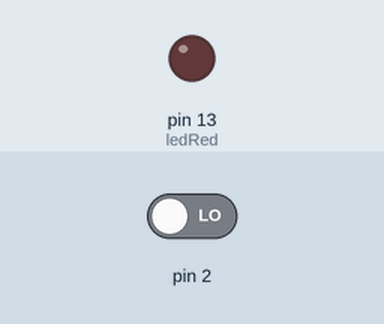
This sketch was run on a simulated Arduino Uno, built with avr-gcc and run on an emulated ATmega328P. Shown: output pins drawn as LEDs (lit = HIGH). The inputs (shaded band) are chosen by the test bench; at power-on: pin 2 LOW.

Above: at 1.2 s.
1.3 s: pin 2 driven HIGH
At 1.4 s:
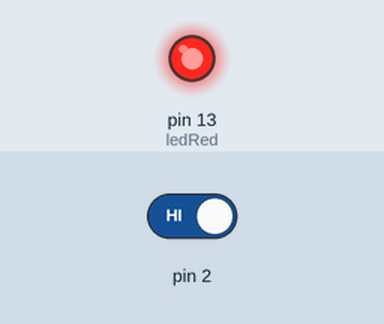
Timing chart, 0 to 4.3 s (numbered marks = the images above; inputs shaded):
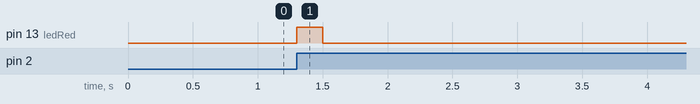

Measured:
- after the input at 1.3 s, pin 13 (ledRed): LOW → HIGH at once, → LOW 0.20 s later

The sketch:

code_M1_T1P.ino
```cpp
#define ledRed 13

int interrCount = 0 ;

void setup()
{
  pinMode(ledRed , OUTPUT);


  digitalWrite(ledRed , 0);


  attachInterrupt(0 , interruptChange ,RISING);

}

void loop()
{
  interrCount++;

  digitalWrite(ledRed,1);
  digitalWrite(ledRed ,0);

  delay(300);

  if(interrCount == 10)
  {
    interrCount = 0;
    digitalWrite(ledRed , 0);
  }
}

void interruptChange()
{
  digitalWrite(ledRed,1);
}
```
